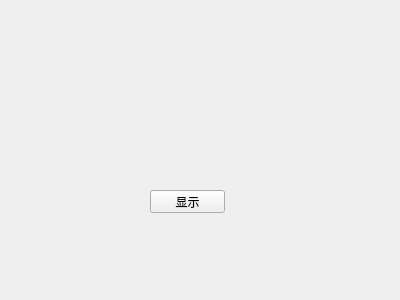
<?xml version="1.0" encoding="UTF-8"?>
<ui version="4.0">
 <class>Widget</class>
 <widget class="QWidget" name="Widget">
  <property name="geometry">
   <rect>
    <x>0</x>
    <y>0</y>
    <width>400</width>
    <height>300</height>
   </rect>
  </property>
  <property name="windowTitle">
   <string>振动</string>
  </property>
  <widget class="QPushButton" name="pushButton">
   <property name="geometry">
    <rect>
     <x>150</x>
     <y>190</y>
     <width>75</width>
     <height>23</height>
    </rect>
   </property>
   <property name="text">
    <string>显示</string>
   </property>
  </widget>
 </widget>
 <layoutdefault spacing="6" margin="11"/>
 <resources/>
 <connections/>
</ui>
